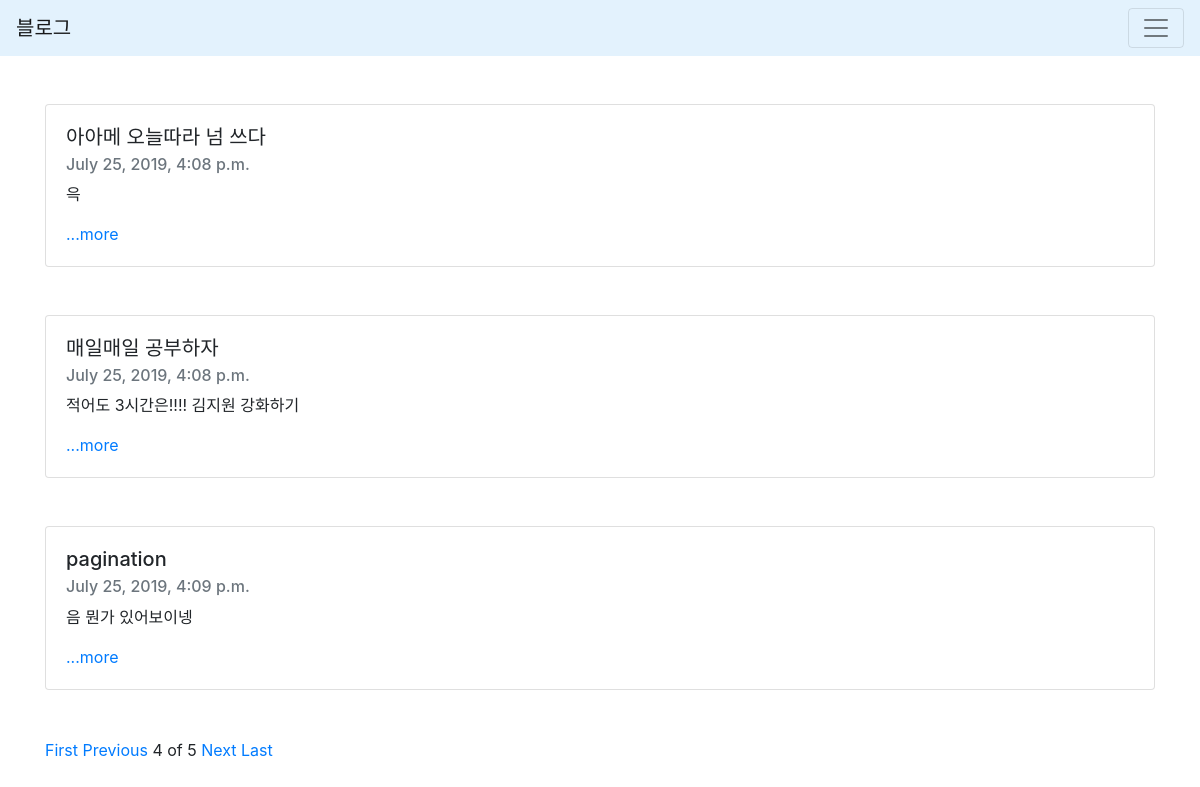
/?page=4, run on the app's committed database.
### blog/models.py (models this page shows, shortened)
class Blog(models.Model):
    title = models.CharField(max_length=200)
    pub_date = models.DateTimeField('date published')
    body = models.TextField()
    def summary(self):
        return self.body[:100]

### blog/views.py (the view)
# urls.py: path('', blog.views.home, name="home"),
def home(request):
    blogs = Blog.objects
    blog_list = Blog.objects.all() # 블로그 모든 글들을 대상으로
    paginator = Paginator(blog_list, 3) # 블로그 객체 3개를 한 페이지로 자르기
    page = request.GET.get('page')
    posts = paginator.get_page(page)
    return render(request, 'home.html', {'blogs':blogs, 'posts':posts})

### blog/templates/home.html
{% extends 'base.html' %}
{% block contents %}
<body>
    <br><br>
    <div class="container">
        {% for blog in posts %}
        <div class="card">
          <div class="card-body">
            <h5 class="card-title">{{blog.title}}</h5>
            <h6 class="card-subtitle mb-2 text-muted">{{blog.pub_date}}</h6>
            <p class="card-text">{{blog.summary}}</p>
            <a href="{%url 'detail' blog.id %}">...more</a>
          </div>
        </div>
        <br><br>
        {% endfor %}
    </div>
    <div class="container">
      {% if posts.has_previous %}
      <a href="?page=1">First</a>
      <a href="?page={{posts.previous_page_number}}">Previous</a>
      {% endif %}
      <span>{{posts.number}}</span>
      <span>of</span>
      <span>{{posts.paginator.num_pages}}</span>
      {% if posts.has_next %}
      <a href="?page={{posts.next_page_number}}">Next</a>
      <a href="?page={{posts.paginator.num_pages}}">Last</a>
      {% endif %}
    </div>
</body>
{% endblock %}

### data on the page
Blog: title "아아메 오늘따라 넘 쓰다", pub_date "July 25, 2019, 4:08 p.m.", summary "윽"
Blog: title "매일매일 공부하자", pub_date "July 25, 2019, 4:08 p.m.", summary "적어도 3시간은!!!! 김지원 강화하기"
Blog: title "pagination", pub_date "July 25, 2019, 4:09 p.m.", summary "음 뭔가 있어보이넹"

### other printed values
{{ posts.number }} "4"
{{ posts.paginator.num_pages }} "5"
